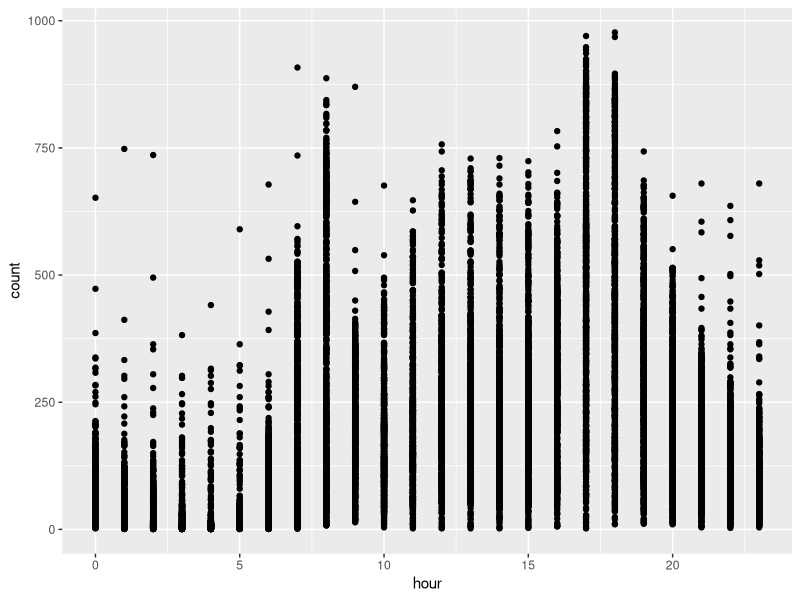
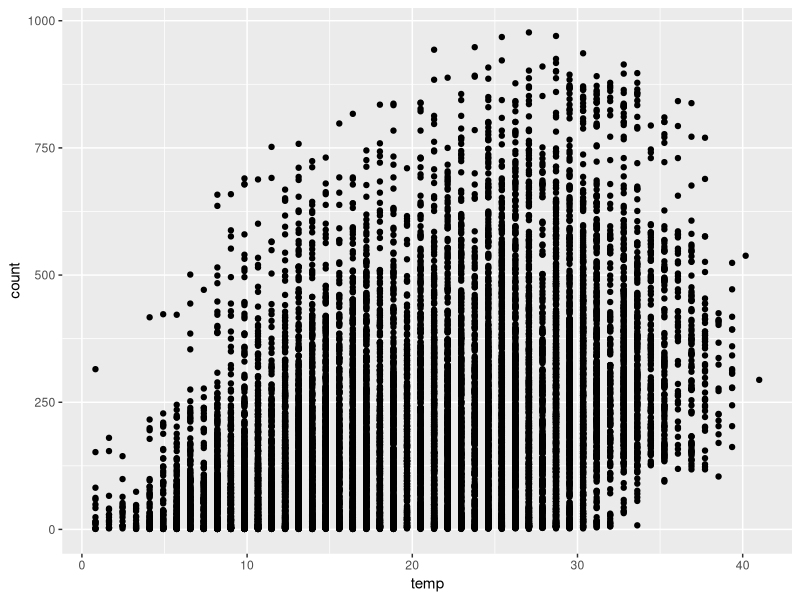
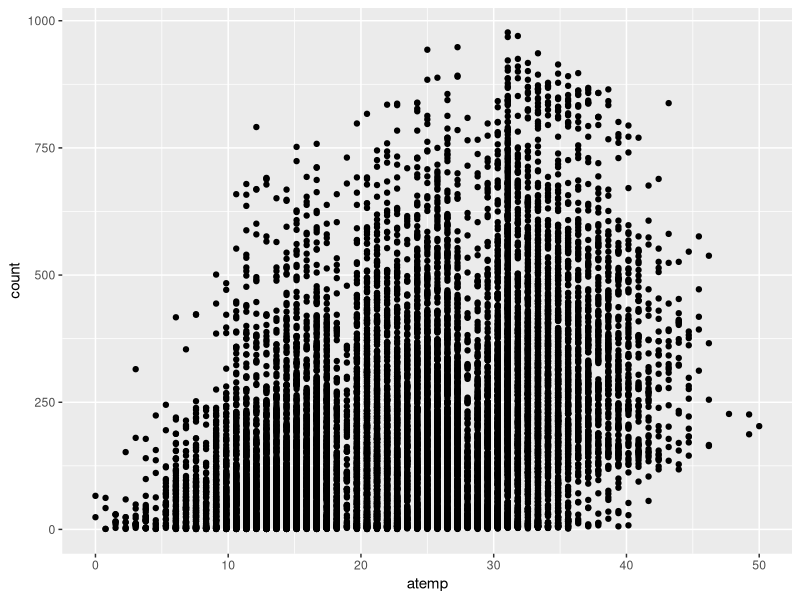
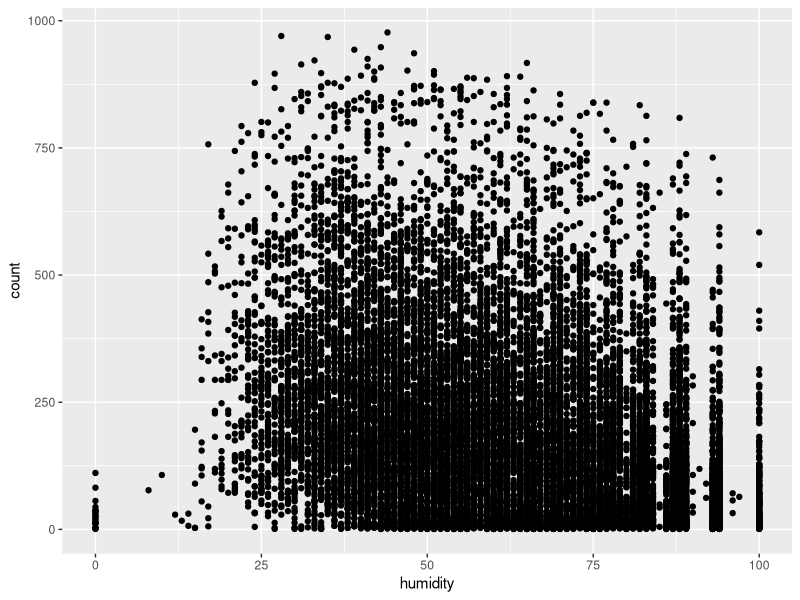
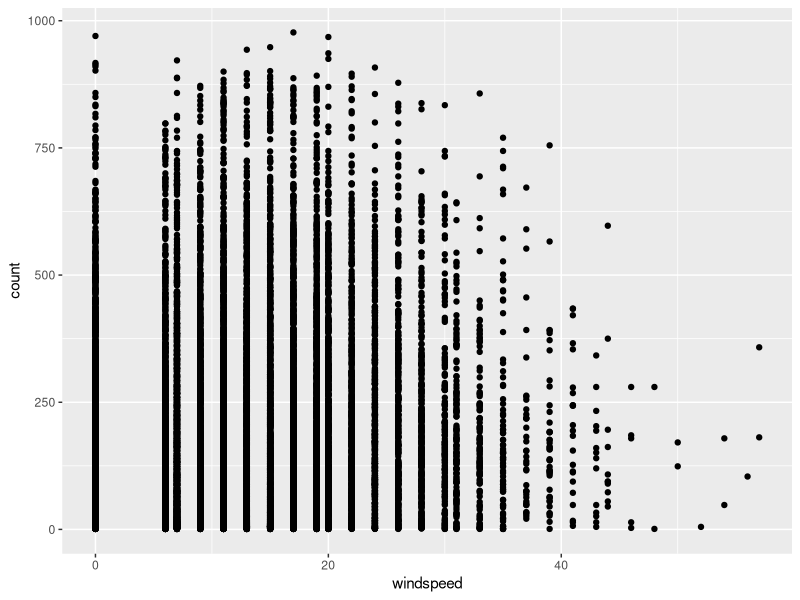

Here is the R script that generated these plots, in order:
## ---- chunk 1
library(dplyr)
library(ggplot2)
## ---- chunk 2
data <- read.csv('bike_sharing.csv')
## ---- chunk 3
library(lubridate)
day <- day(dmy_hm(data$datetime))
month <- month(dmy_hm(data$datetime))
year <- year(dmy_hm(data$datetime))
hour <- hour(dmy_hm(data$datetime))

library(tibble)
data <- add_column(data, day=day, .after="datetime")
data <- add_column(data, month=month, .after="day")
data <- add_column(data, year=year, .after="month")
data <- add_column(data, hour=hour, .after="year")

data$month <- as.factor(data$month)
data$year <- as.factor(data$year)
## ---- chunk 4
data$season <- as.factor(data$season)
levels(data$season)[c(1,2,3,4)] <- c("winter", "spring", "summer", "fall")

data$weather <- as.factor(data$weather)
levels(data$weather)[c(1, 2, 3, 4)] <- c("good", "normal", "bad", "very bad")

data$workingday <- ifelse(data$workingday==1, "yes", "no")
data$workingday <- as.factor(data$workingday)

data$holiday <- ifelse(data$holiday==1, "yes", "no")
data$holiday <- as.factor(data$holiday)
## ---- chunk 5
#korelasi kolom kategorikal dengan count
cat_columns = c("month", "season", "holiday", "workingday", "weather")

for(col in cat_columns){
  print(summary(aov(data[,"count"] ~ data[,col])))
}
## ---- chunk 6
#korelasi kolom numerik dengan count
num_columns <- c("hour", "temp", "atemp", "humidity", "windspeed")
for(col in num_columns){
  print(paste(col, cor(data[,col], data[,"count"]), sep = " "))
}
## ---- chunk 7
#plot kolom numerik dengan count
num_columns <- c("hour", "temp", "atemp", "humidity", "windspeed")

for(col in num_columns){
  plot <- ggplot(data, aes_string(x=col, y="count"))+
    geom_point()
  
  print(plot)
}
